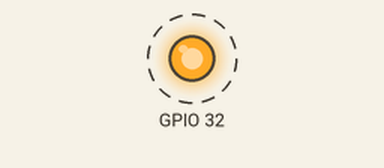
Bench run of a sketch on a simulated ESP32. On the bench: output pins drawn as LEDs (lit = HIGH). Dashed ring = blinking.

Above: at 0.2 s.
Timing chart, 0 to 3.0 s (numbered marks = the images above):
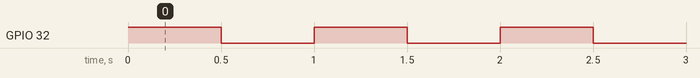

Measured:
- by itself, GPIO 32: alternates HIGH for 0.50 s and LOW for 0.50 s

The sketch:

ESP32-LED-Blink.ino
```cpp
void setup() {
  // initialize digital pin GIOP18 as an output.
  pinMode(32, OUTPUT);
}

// the loop function runs over and over again forever
void loop() {
  digitalWrite(32, HIGH); // turn the LED on
  delay(500);             // wait for 500 milliseconds
  digitalWrite(32, LOW);  // turn the LED off
  delay(500);             // wait for 500 milliseconds
}
```
